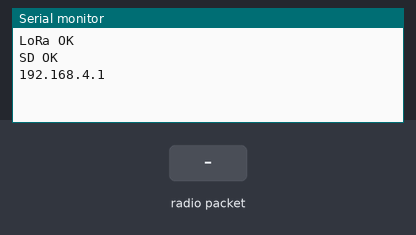
A sketch run on a simulated ESP32. Parts: the last lines printed to the serial monitor. The inputs (shaded band) are chosen by the test bench. Storage starts empty; no radio packets arrive unless stated.

Above: at 1.3 s.
1.4 s: radio packet "1" arrives
At 2.4 s:
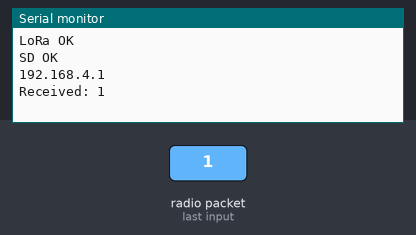
2.9 s: radio packet "0" arrives
At 3.5 s:
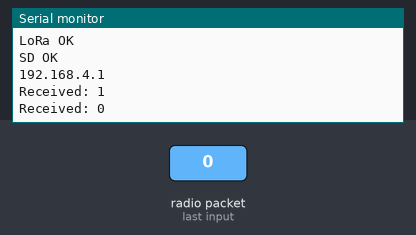

Measured:
- after the input at 1.4 s, the serial monitor: prints a new line at once (image 1)
- after the input at 2.9 s, the serial monitor: prints a new line at once (image 2)

The sketch:

central2.ino
```cpp
#include <SPI.h>
#include <SD.h>
#include <LoRa.h>
#include <WiFi.h>
#include <ESPAsyncWebServer.h>

// --- LoRa (VSPI) ---
#define LORA_SCK   18
#define LORA_MISO  19
#define LORA_MOSI  23
#define LORA_CS    5
#define LORA_RST   14
#define LORA_DIO0  2

// --- SD Card (HSPI) ---
#define SD_CS    13
#define SD_SCK   25
#define SD_MISO  26
#define SD_MOSI  27

// --- Buzzer ---
#define BUZZER_PIN 21  // Piezo buzzer + -> GPIO21, - -> GND

SPIClass hspi(HSPI);
AsyncWebServer server(80);

bool alertActive = false;   // Track if alert is ongoing
unsigned long lastBuzzTime = 0;

String getContentType(String filename) {
  if (filename.endsWith(".html")) return "text/html";
  if (filename.endsWith(".css"))  return "text/css";
  if (filename.endsWith(".js"))   return "application/javascript";
  if (filename.endsWith(".json")) return "application/json";
  if (filename.endsWith(".txt"))  return "text/plain";
  return "application/octet-stream";
}

void startBuzzer() {
  tone(BUZZER_PIN, 1000);  // 1 kHz tone
}

void stopBuzzer() {
  noTone(BUZZER_PIN);
}

void setup() {
  Serial.begin(115200);

  // Buzzer setup
  pinMode(BUZZER_PIN, OUTPUT);
  stopBuzzer();

  // LoRa init
  pinMode(LORA_RST, OUTPUT);
  digitalWrite(LORA_RST, LOW); delay(10);
  digitalWrite(LORA_RST, HIGH); delay(100);
  SPI.begin(LORA_SCK, LORA_MISO, LORA_MOSI);
  LoRa.setSPIFrequency(1E6);
  LoRa.setPins(LORA_CS, LORA_RST, LORA_DIO0);
  if (!LoRa.begin(433E6)) {
    Serial.println("LoRa init failed!");
    while (1);
  }
  Serial.println("LoRa OK");

  // SD init
  hspi.begin(SD_SCK, SD_MISO, SD_MOSI, SD_CS);
  if (!SD.begin(SD_CS, hspi)) {
    Serial.println("SD init failed!");
    while (1);
  }
  Serial.println("SD OK");

  // Wi-Fi AP
  WiFi.softAP("LoRa_UI", "12345678");
  Serial.println(WiFi.softAPIP());

  // Routes
  server.on("/", HTTP_GET, [](AsyncWebServerRequest *request){
    request->send(SD, "/index.html", "text/html");
  });

  server.on("/latest", HTTP_GET, [](AsyncWebServerRequest *request){
    if (SD.exists("/latest.txt")) {
      request->send(SD, "/latest.txt", "application/json");
    } else {
      request->send(404, "application/json", "{}");
    }
  });

  server.onNotFound([](AsyncWebServerRequest *request){
    String path = request->url();
    if (SD.exists(path)) {
      request->send(SD, path, getContentType(path));
    } else {
      request->send(404, "text/plain", "File Not Found");
    }
  });

  server.begin();
}

void loop() {
  int packetSize = LoRa.parsePacket();
  if (packetSize > 0) {
    String data = "";
    while (LoRa.available()) {
      data += (char)LoRa.read();
    }
    Serial.println("Received: " + data);

    // --- Alert detection for "alert":1 or "alert":0 ---
    if (data.indexOf("\"alert\":1") != -1) {
      if (!alertActive) {
        Serial.println("🚨 ALERT detected! Starting alarm...");
        alertActive = true;
        startBuzzer();
      }
    } else if (data.indexOf("\"alert\":0") != -1) {
      if (alertActive) {
        Serial.println("✅ Alert cleared. Stopping alarm...");
        alertActive = false;
        stopBuzzer();
      }
    }

    // Append to log
    File logFile = SD.open("/data.txt", FILE_APPEND);
    if (logFile) {
      logFile.println(data);
      logFile.close();
    }

    // Overwrite latest
    File latestFile = SD.open("/latest.txt", FILE_WRITE);
    if (latestFile) {
      latestFile.print(data);
      latestFile.close();
    }
  }

  // Keep buzzer ON while alert is active
  if (alertActive) {
    if (millis() - lastBuzzTime > 1000) {  // refresh every 1 sec
      startBuzzer();
      lastBuzzTime = millis();
    }
  }
}
```
